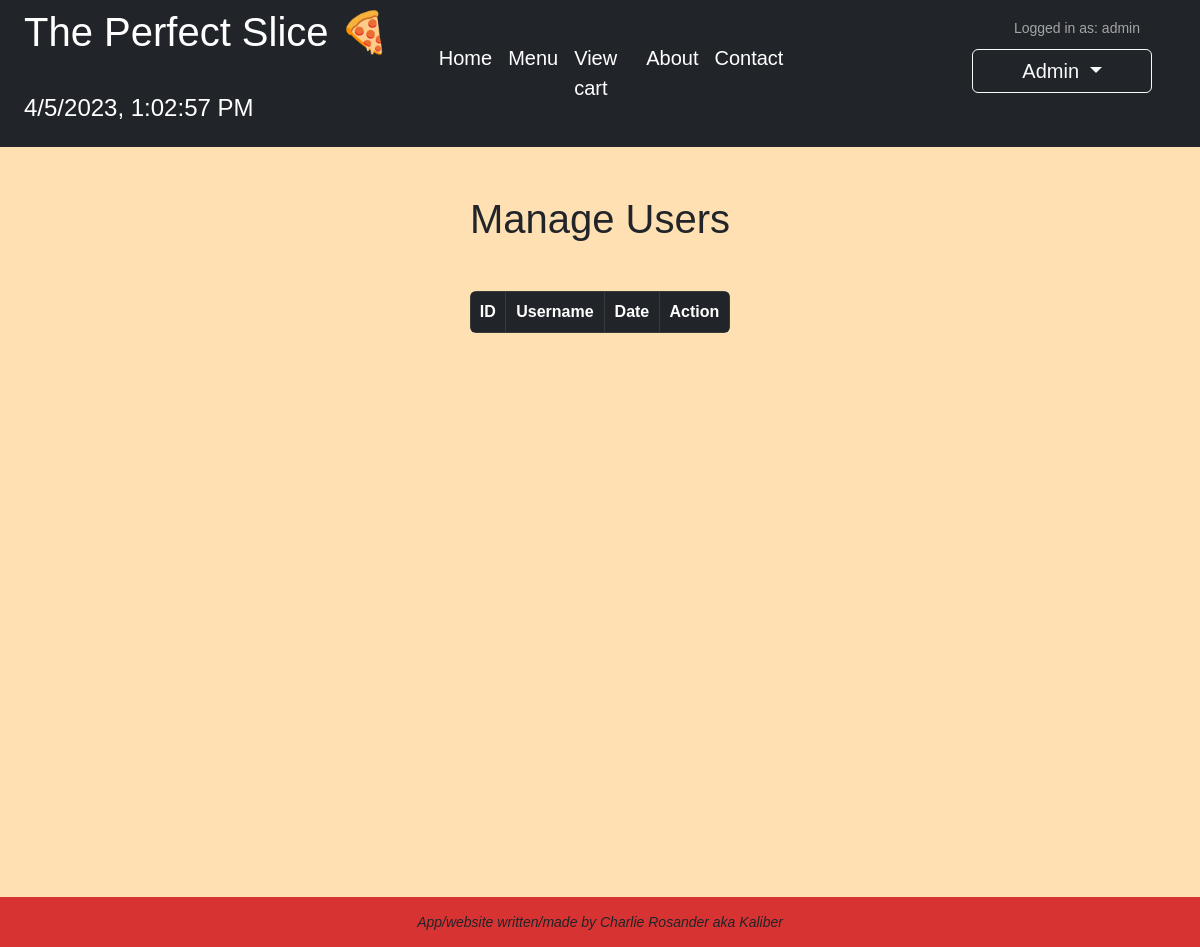
Before: /users (signed in) with the older database file.
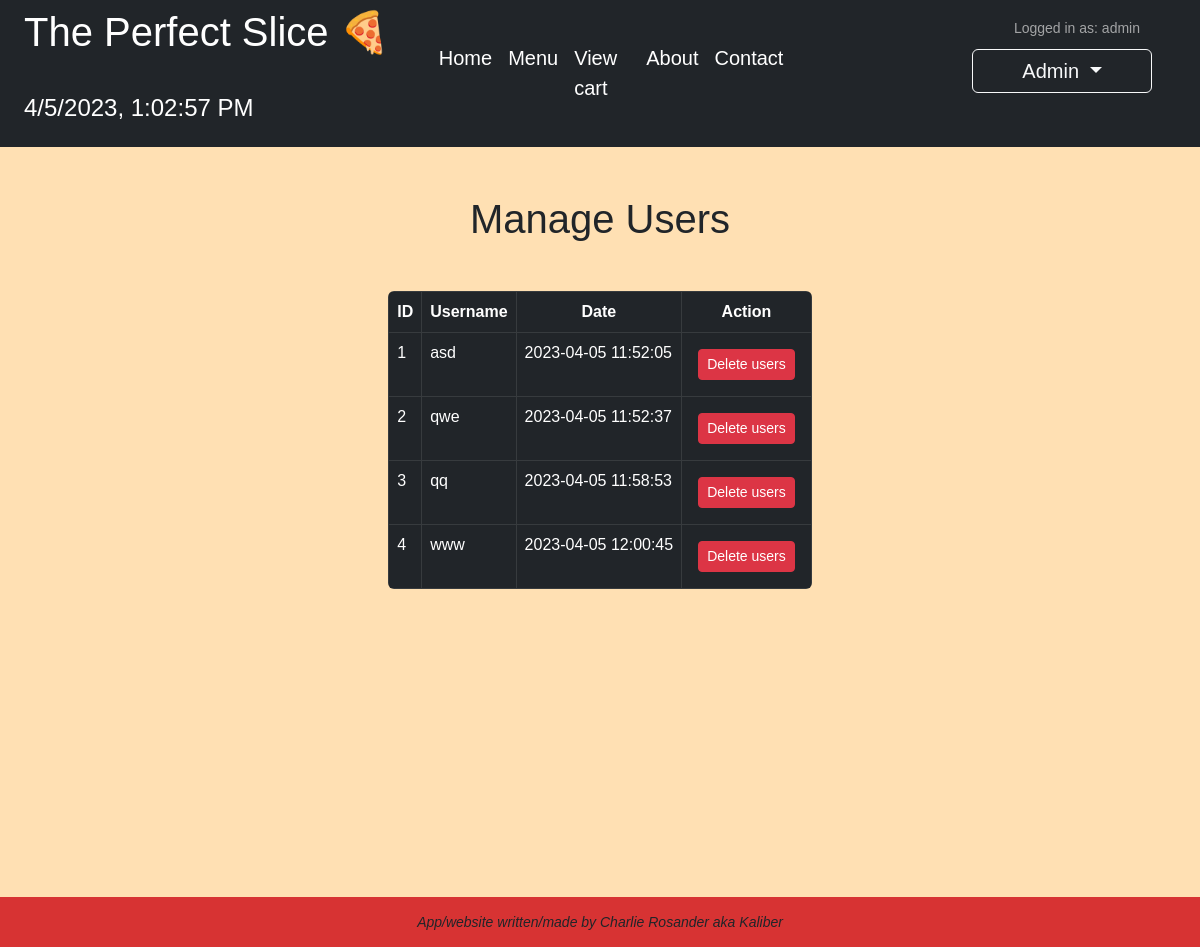
After: the same page with the newer database file.
### app.py (models this page shows)
class User(db.Model):
    __tablename__ = 'user'
    id = db.Column(db.Integer, primary_key=True)
    username = db.Column(db.String(80), unique=True, nullable=False)
    password = db.Column(db.String(80), unique=True, nullable=False)
    email = db.Column(db.String(80), unique=True, nullable=True)
    address = db.Column(db.String(80), nullable=True)
    phone = db.Column(db.String(80), nullable=True)
    date = db.Column(db.String(80), nullable=False)

### app.py (the view)
@app.route('/users')
def users():
    if session.get('user') == 'admin':
        all_users = User.query.all()
        return render_template('users.html', all_users=all_users)
    else:
        flash("You are not authorized to view this page.")
        return redirect(url_for('login'))

### templates/users.html (shortened to what this page needs)
{% extends "index.html" %}
{% block content %}
<section class="intro">
    <div class="gradient-custom-2 my-5 ">
        <div class="mask d-flex align-items-center">
            <div class="container">
                <div class="row justify-content-center">
                    <div class="col-12">
                        <h1 class="text-center text mb-5">Manage Users</h1>
                        <div class="table-responsive rounded">
                            <table class="table table-dark table-bordered mb-0">
                                <thead>
                                    <tr>
                                        <th>ID</th>
                                        <th>Username</th>
                                        <th>Date</th>
                                        <th>Action</th>
                                    </tr>
                                </thead>
                                <tbody>
                                    {% for user in all_users %}
                                    <tr>
                                        <td>{{ user.id }}</td>
                                        <td>{{ user.username }}</td>
                                        <td>{{ user.date }}</td>
                                        <td>
                                            <div class="action-buttons">
                                                <form action="{{ url_for('delete_user', user_id=user.id) }}"
                                                    method="post">
                                                    <button type="submit" class="btn btn-danger btn-sm mx-2 my-2">
                                                        Delete users
                                                    </button>
                                                </form>
                                            </div>
                                        </td>
                                    </tr>
                                    {% endfor %}
                                </tbody>
                            </table>
                        </div>
                    </div>
                </div>
            </div>
        </div>
    </div>
</section>
{% endblock %}

### templates/index.html (shortened to what this page needs)
{% extends "layout.html" %}

### templates/layout.html (shortened to what this page needs)
<!DOCTYPE html>
<html lang="en">
<head>
    <link href="https://cdn.jsdelivr.net/npm/bootstrap@5.3.0-alpha1/dist/css/bootstrap.min.css" rel="stylesheet"
>
    <link rel="stylesheet" href="/static/stylesheet.css">
</head>
<body>
    <header id="header">
        <nav class="navbar navbar-expand-lg navbar-dark bg-dark">
            <div class="container-fluid" id="col-container">
                <div class="row w-100 h-100 mx-auto align-content-center">
                    <div class="col">
                        <a class="navbar-brand" href="{{ url_for('index') }}">
                            <h1>The Perfect Slice 🍕</h1>
                        </a>
                        <div id="timeanddate" style="min-height: 28.8px; min-width: 382.783px;">
                            <h4>
                                <p id="current-datetime"></p>
                            </h4>
                        </div>
                    </div>
                    <div class="col d-flex justify-content-center align-content-center">
                        <div class="d-flex">
                            <div class="collapse navbar-collapse" id="navbarNav">
                                <ul class="navbar-nav">
                                    <li class="nav-item">
                                        <a class="nav-link active fs-5" aria-current="page"
                                            href="{{ url_for('index') }}">Home</a>
                                    </li>
                                    <li class="nav-item">
                                        <a class="nav-link active fs-5" aria-current="page"
                                            href="{{ url_for('menu') }}">Menu</a>
                                    </li>
                                    <li class="nav-item">
                                        <a class="nav-link active fs-5" aria-current="page"
                                            href="{{ url_for('cart') }}">View
                                            cart</a>
                                    </li>
                                    <li class="nav-item">
                                        <a class="nav-link active fs-5" aria-current="page"
                                            href="{{ url_for('about') }}">About</a>
                                    </li>
                                    <li class="nav-item">
                                        <a class="nav-link active fs-5" aria-current="page"
                                            href="{{ url_for('contact') }}">Contact</a>
                                    </li>
                                </ul>
                            </div>
                        </div>
                    </div>
                    <div class="col">
                        <div class="d-grid mx-3">
                            <div class="d-grid ms-auto">
                                <small id="logged-in-div">
                                    {% if session.get("user") %}
                                    Logged in as:
                                    {% if session.get("user") %}
                                    {{ session["user"] }}
                                    {% endif %}
                                    {% else %}
                                    Not logged in
                                    {% endif %}
                                </small>
                            </div>
                            {% if not "admin" in session["user"] %}
                            <span class="dropdown ms-auto">
                                <button class="btn btn-outline-light me-2 dropdown-toggle" type="button"
                                    id="dropdownMenuButton1" data-bs-toggle="dropdown" aria-expanded="false">
                                    Profile
                                </button>
                                <ul class="dropdown-menu" aria-labelledby="dropdownMenuButton1">
                                    <li><a class="dropdown-item" href="cart">View cart</a></li>
                                    {% if "guest" in session.get("user", "") %}
                                    <li><a class="dropdown-item" href="signup">Register</a></li>
                                    <li><a class="dropdown-item" href="logout">Log out</a></li>
                                    {% else %}
                                    <li><a class="dropdown-item" href="profile">Profile</a></li>
                                    <li><a class="dropdown-item" href="logout">Log out</a></li>
                                    {% endif %}
                                </ul>
                            </span>
                            {% elif "admin" in session["user"] %}
                            <span class="dropdown ms-auto">
                                <button class="btn btn-outline-light me-2 dropdown-toggle" type="button"
                                    id="dropdownMenuButton1" data-bs-toggle="dropdown" aria-expanded="false">
                                    Admin
                                </button>
                            </span>
                            {% endif %}
                        </div>
                    </div>
                </div>
            </div>
        </nav>
    </header>
    <div id="bodypage" class="d-grid justify-content-center">
        {% block content %}
        {% endblock %}
    </div>
    <footer class="fixed-bottom" id="footertext">
        <div class="d-flex">
            <em><small>App/website written/made by Charlie Rosander aka Kaliber</small></em>
        </div>
    </footer>
</body>
</html>

### static/stylesheet.css (style rules this page uses)
#dropdownMenuButton1 { width: 180px; font-size: 20px; }
#logged-in-div { background-color: inherit; padding: 10px; border-radius: 5px; margin-right: 10px; opacity: 0.7; color: #dadada; }
#timeanddate { color: white; }
body { height: 100%; width: 100%; }
#bodypage { display: flex; justify-content: center; min-height: 100%; padding-bottom: 100px; }
#footertext { display: grid; align-items: center; justify-content: center; display: flex; height: 50px; background-color: #d73333; }
body { background-color: #ffe0b3; font-family: Arial, sans-serif; }
html, body, .intro { height: 100%; }
table td, table th { text-overflow: ellipsis; white-space: nowrap; overflow: hidden; }
th { text-align: center; }
.action-buttons { display: flex; justify-content: flex-end; }

Changed rows visible on the page:
added User: id "1", username "asd", date "2023-04-05 11:52:05"
added User: id "2", username "qwe", date "2023-04-05 11:52:37"
added User: id "3", username "qq", date "2023-04-05 11:58:53"
added User: id "4", username "www", date "2023-04-05 12:00:45"
